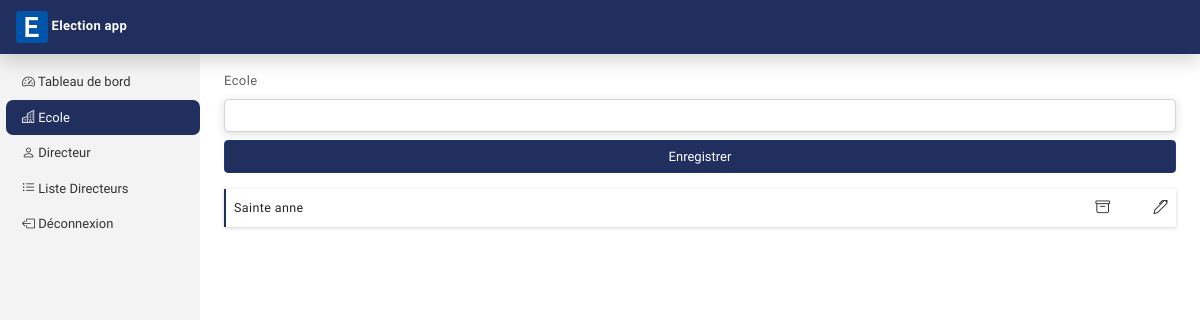
/AppAdmin/createReadEcole, run on an earlier commit of the app's database.
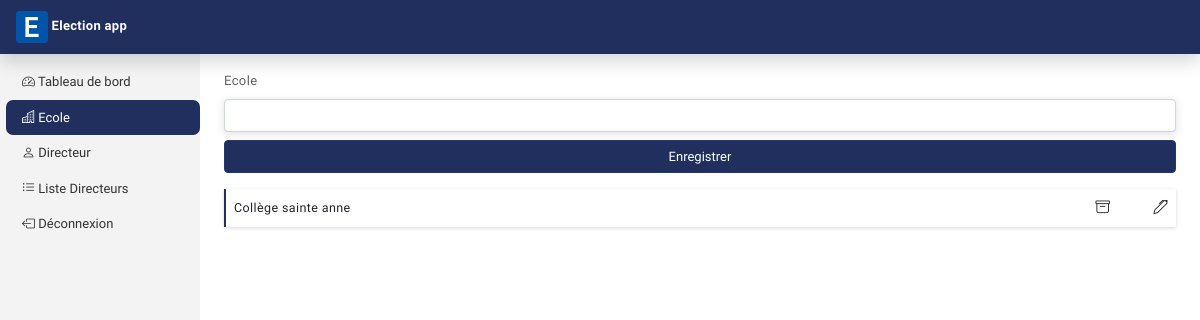
And on a later commit of the database.
### AppAdmin/models.py (models this page shows, shortened)
class Ecole(models.Model):
    ecole = models.CharField(max_length=200)

### AppAdmin/views.py (the view, shortened to what this page needs)
# urls.py: path('createReadEcole', EcoleView.as_view(), name='createReadEcole'),
class EcoleView(View):
    def get(self, request):
        title = 'Ecole'
        allEcole = Ecole.objects.all().order_by('ecole')
        return render(request,  'AppAdmin/createReadEcole.html',
            {
                'title':title,
                'allEcole':allEcole
            })

### Templates/AppAdmin/createReadEcole.html (shortened to what this page needs)
{% extends 'BaseAdmin.html' %}
{% load static %}
{% block baseAdmin %}
  <form action="" method="POST" id="formEcole" class="mt-3">
    <div class="mb-2">
      <label for="ecole" class="form-label">Ecole</label>
      <input type="text" class="form-control mb-1" name="ecole" id="ecole" />
    </div>
    <button type="submit" class='w-100 btn btn-success'>Enregistrer</button>
  </form>
  {% for objet in allEcole %}
    <div class="container-fluid classe-block p-2 mb-2 mt-3">
      <span class='name-classe'>{{objet.ecole | capfirst}}</span>
      <span class='float-end'>
        <i class="bi bi-archive icon-supprimer" data-bs-toggle="modal" data-bs-target="#supprimer{{objet.id}}"></i>
        <i class="bi bi-pen icon-modifier" data-bs-toggle="modal" data-bs-target="#modifier{{objet.id}}"></i>
      </span>
    </div>
  {% endfor %}
{% endblock baseAdmin %}

What changed in the data, as far as the page shows it:
removed Ecole: ecole "Sainte anne"
added Ecole: ecole "Collège sainte anne"
